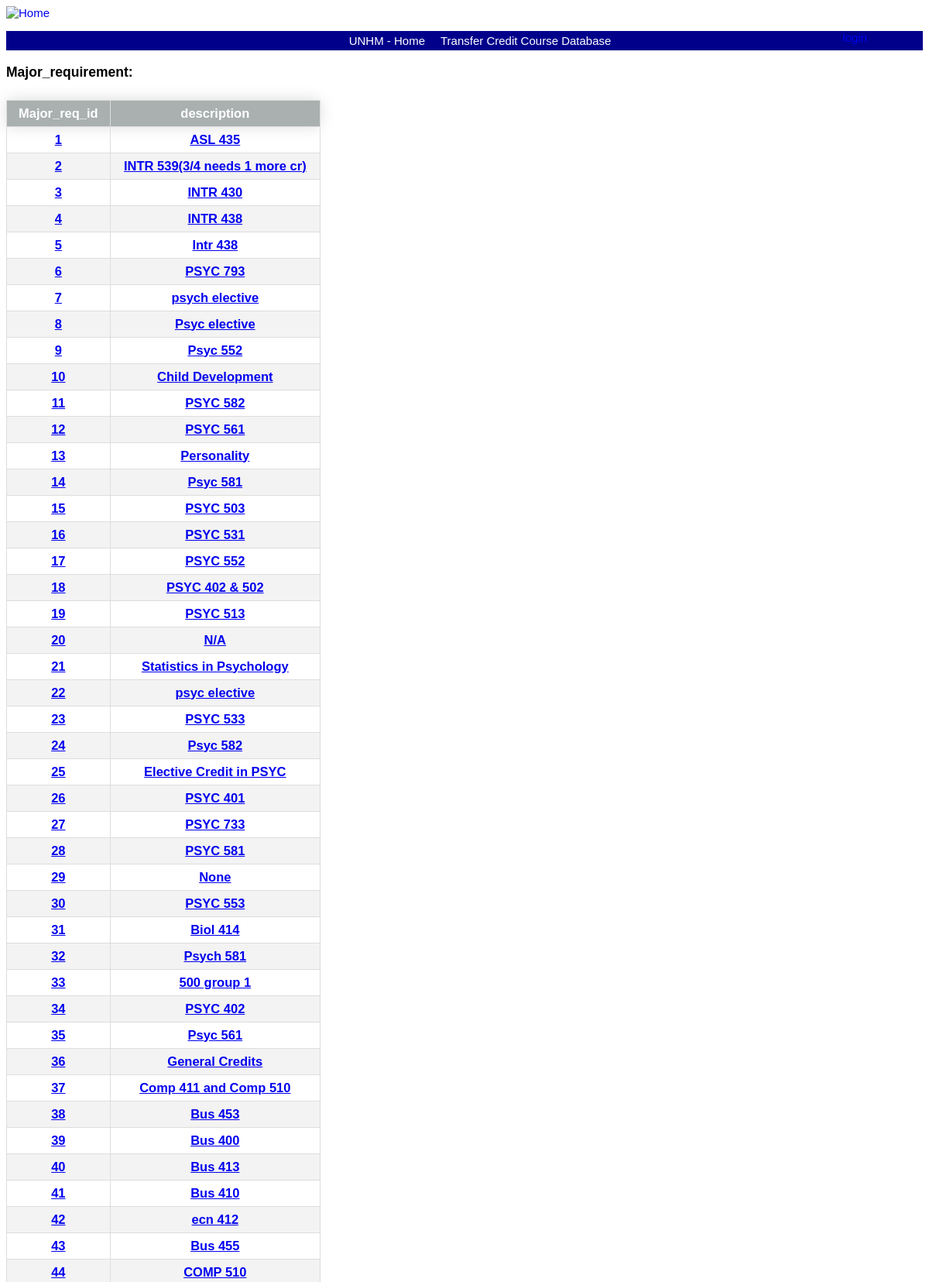
Page /transfer/major_requirement/ (upper part) on the committed database.
### transfer/models/model_major_requirement.py (models this page shows)
class Major_requirement(models.Model):
    major_req_id = models.AutoField(primary_key=True)
    description = models.CharField(max_length=200, blank=True, null=True)
    major_id = models.ForeignKey(Major, on_delete=models.CASCADE)

### transfer/views/major_requirement_views.py (the view)
# urls.py: path('major_requirement/', Major_requirementListView.as_view(),
class Major_requirementListView(ListView):
    model = Major_requirement
    template_name = 'major_requirement_html/major_requirement_home.html'

### templates/major_requirement_html/major_requirement_home.html
{% extends "base.html" %}
{% load static %}
{% block content %}
<h3>Major_requirement:</h3>
<table class="content-table">
<thead>
    <tr>
    <th>Major_req_id</th>
    <th>description</th>
    </tr>
</thead>
<tbody>
  {% for Major_requirement in object_list %}
  <tr>
  <th><a href="{% url 'major_requirement_detail' Major_requirement.pk %}">{{ Major_requirement.major_req_id }}</a></th>
  <th><a href="{% url 'major_requirement_detail' Major_requirement.pk %}">{{ Major_requirement.description }}</a></th>
  </tr>
  {% endfor %}
</tbody>
</table>
{% endblock %}

### static/css/base.css (style rules this page uses)
body { font-family: 'Source Sans Pro', sans-serif; font-size:15px; }
.content-table { font-size: 1.1em; border-collapse: collapse; margin: 25px 0; min-width: 400px; }
.content-table thead tr { background-color: #A9B0AF; color: #ffffff; font-weight: bold; text-align: center; border-bottom: 1px solid #dddddd; border-radius: 5px 5px 0 0; overflow: hidden; box-shadow: 0 0 20px rgba(0,0,0,0.15); }
.content-table th,.content-table tb { padding: 7px 15px; }
.content-table tbody tr,th { border: 1px solid #dddddd; border-collapse: }
.content-table tbody tr:nth-of-type(even) { background-color: #f3f3f3; }

### rows in the picture
Major_requirement: major_req_id "1", description "ASL 435"
Major_requirement: major_req_id "2", description "INTR 539(3/4 needs 1 more cr)"
Major_requirement: major_req_id "3", description "INTR 430"
Major_requirement: major_req_id "4", description "INTR 438"
Major_requirement: major_req_id "5", description "Intr 438"
Major_requirement: major_req_id "6", description "PSYC 793"
Major_requirement: major_req_id "7", description "psych elective"
Major_requirement: major_req_id "8", description "Psyc elective"
Major_requirement: major_req_id "9", description "Psyc 552"
Major_requirement: major_req_id "10", description "Child Development"
Major_requirement: major_req_id "11", description "PSYC 582"
Major_requirement: major_req_id "12", description "PSYC 561"
Major_requirement: major_req_id "13", description "Personality"
Major_requirement: major_req_id "14", description "Psyc 581"
Major_requirement: major_req_id "15", description "PSYC 503"
Major_requirement: major_req_id "16", description "PSYC 531"
Major_requirement: major_req_id "17", description "PSYC 552"
Major_requirement: major_req_id "18", description "PSYC 402 & 502"
Major_requirement: major_req_id "19", description "PSYC 513"
Major_requirement: major_req_id "20", description "N/A"
Major_requirement: major_req_id "21", description "Statistics in Psychology"
Major_requirement: major_req_id "22", description "psyc elective"
Major_requirement: major_req_id "23", description "PSYC 533"
Major_requirement: major_req_id "24", description "Psyc 582"
Major_requirement: major_req_id "25", description "Elective Credit in PSYC"
Major_requirement: major_req_id "26", description "PSYC 401"
Major_requirement: major_req_id "27", description "PSYC 733"
Major_requirement: major_req_id "28", description "PSYC 581"
Major_requirement: major_req_id "29", description "None"
Major_requirement: major_req_id "30", description "PSYC 553"
Major_requirement: major_req_id "31", description "Biol 414"
Major_requirement: major_req_id "32", description "Psych 581"
Major_requirement: major_req_id "33", description "500 group 1"
Major_requirement: major_req_id "34", description "PSYC 402"
Major_requirement: major_req_id "35", description "Psyc 561"
Major_requirement: major_req_id "36", description "General Credits"
Major_requirement: major_req_id "37", description "Comp 411 and Comp 510"
Major_requirement: major_req_id "38", description "Bus 453"
Major_requirement: major_req_id "39", description "Bus 400"
Major_requirement: major_req_id "40", description "Bus 413"
Major_requirement: major_req_id "41", description "Bus 410"
Major_requirement: major_req_id "42", description "ecn 412"
Major_requirement: major_req_id "43", description "Bus 455"
Major_requirement: major_req_id "44", description "COMP 510"
